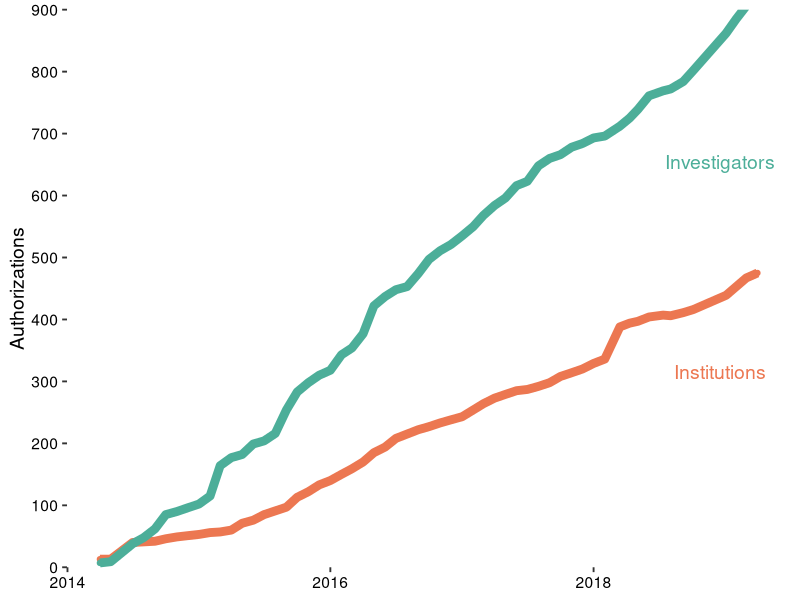

This figure's R source:
## ---- chunk 1
#Load Libraries
library(ggplot2)
library(reshape2)
library(dplyr)
library(knitr)
library(cowplot)
## ---- chunk 2
# Import data and clean

df <- read.csv(file = "csv/institutionAuthCounts.csv", header = TRUE)

# Remove extra characters from df$YearMonth
df$YearMonth <- as.Date(substr(df$YearMonth, 2, 11))
df$Year <- substr(df$YearMonth, 1, 4)
df$Month <- as.numeric(substr(df$YearMonth, 6, 7))
## ---- chunk 3

# Plot for all Institutions and Authorized Investigators vs. date

# Reshape df
df.melt <- melt(df, id = c("YearMonth", "Year", "Month"), value.name = "Count", variable.name = "Type")

# Plot
p <- 
  ggplot(data=df.melt, aes(x = YearMonth, y = Count, color = Type, group = Type)) +
  geom_point() + 
  geom_line(size=3) +
  theme_classic(base_size = 14) +                        #Axis Label Size
  scale_colour_manual(values=c("#ec7751", "#4CAE99")) +  #Saturated Databrary Colors 
  ylab("Authorizations") +
  #xlab("Year") +
  #labs(title="Databrary User Growth") +
  theme(axis.title.x=element_blank()) +
  theme(legend.position="none", axis.text = element_text(size = rel(0.8), colour = "black")) +    #Axis text size and color
  theme(axis.line = element_blank()) +
  scale_y_continuous(breaks = seq(0, 900, 100), expand = c(0,0)) +
  coord_cartesian(ylim = c(0, 900))
  
  
ggdraw(p) + 
  draw_label("Investigators", colour = "#4CAE99", .9, .73) +
  draw_label("Institutions", colour = "#ec7751", .9, .38)
